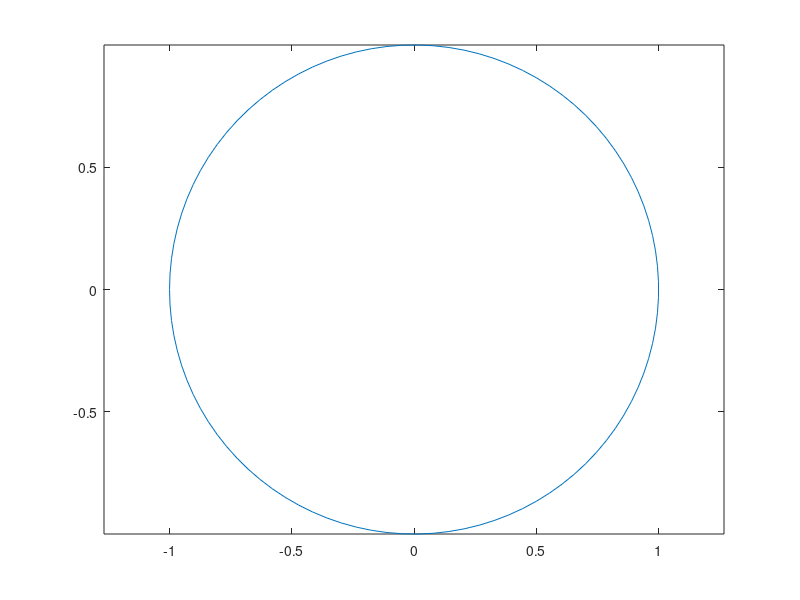

Here is the MATLAB script that generated this plot:
%% Circle
clc, close, clear

g = @(t) exp(1j*t);

t = linspace(-pi, pi);

plot(real(g(t)), imag(g(t))); axis equal;
%% Series


 
